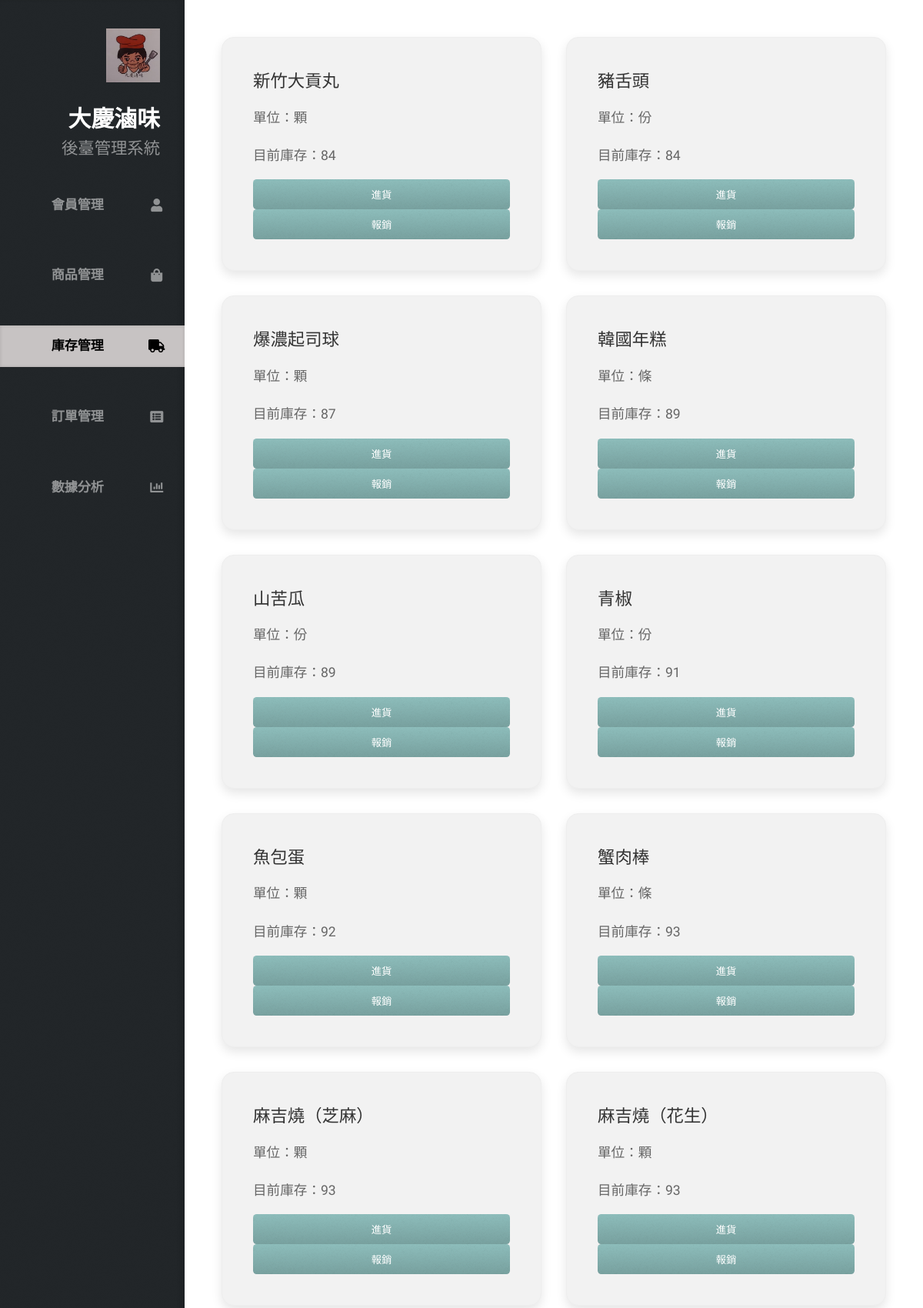
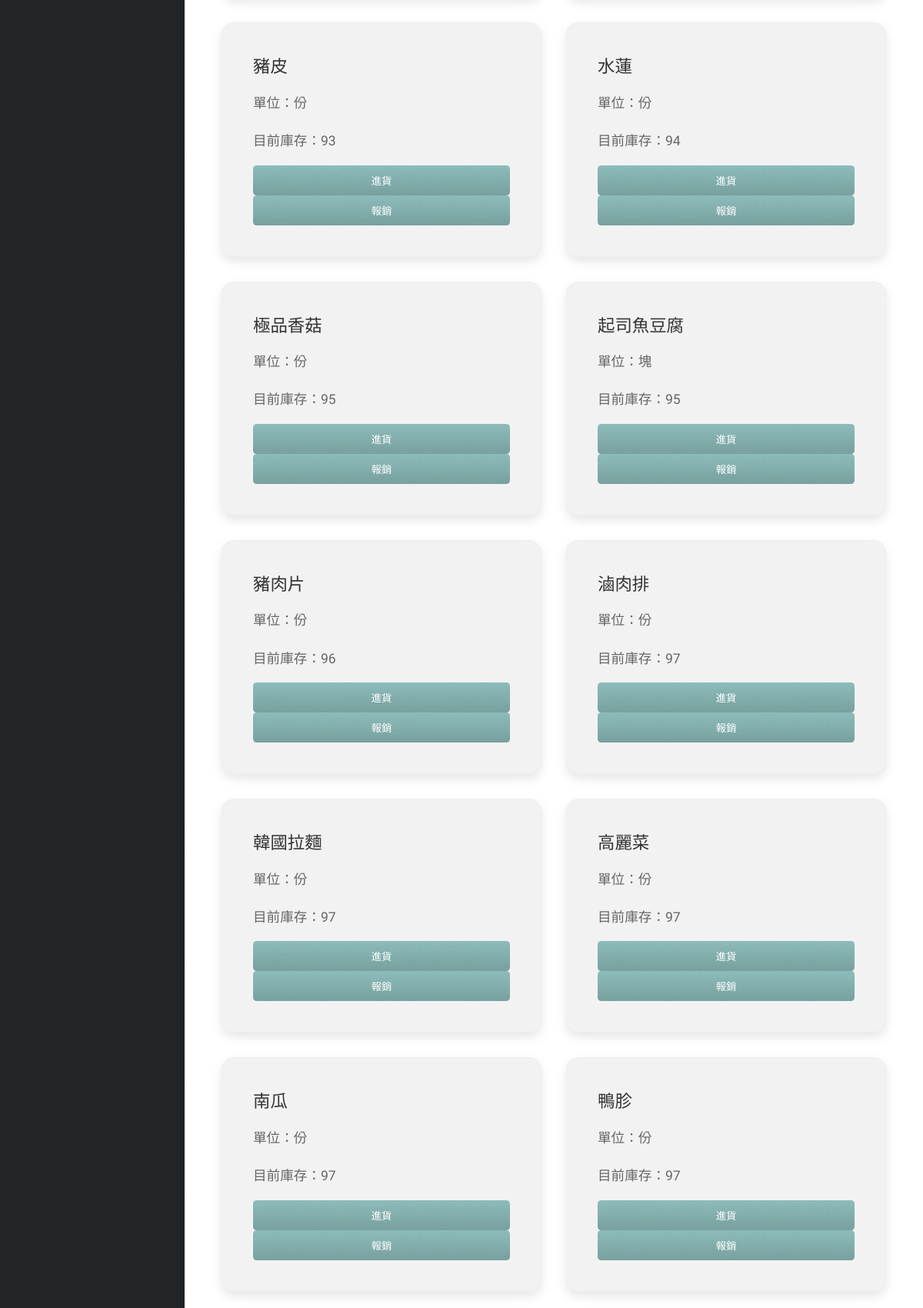
The app's page /Backstage/commrid.php (signed in, upper part) with its own data (2 pictures, top to bottom).
### tables this page shows
CREATE TABLE `ingredient` (
  `Ingredient_ID` int(11) NOT NULL,
  `Ingredient_name` varchar(100) DEFAULT NULL COMMENT '食材名稱',
  `unit` varchar(20) DEFAULT NULL COMMENT '單位（例如：克、份）',
  `current_stock` int(11) DEFAULT NULL COMMENT '目前庫存數量'
);

### Backstage/commrid.php (the view, shortened to what this page needs)
<!DOCTYPE HTML>
<html>
<head>
    <link rel="stylesheet" href="assets/css/main.css" />
    <link rel="stylesheet" href="assets/css/commrid.css" />
    <link rel="stylesheet" href="https://cdn.jsdelivr.net/npm/sweetalert2@11.0.18/dist/sweetalert2.min.css">
</head>
<body class="is-preload">
    <div id="header">
        <div class="top">
            <div id="logo">
                <div class="image">
                    <span class="image avatar48"><img src="images/LOGOS.jpg" alt="" /></span>
                </div>
                <div class="content">
                    <h1 id="title">大慶滷味</h1>
                    <p>後臺管理系統</p>
                </div>
            </div>
            <nav id="nav">
                <ul>
                    <li><a href="index.php" id="top-link" data-username="<?php echo $_SESSION['username']; ?>"><span class="icon solid fa-user">會員管理</span></a></li>
                    <li><a href="commodity.php" id="portfolio-link" data-username="<?php echo $_SESSION['username']; ?>"><span class="icon solid fa-shopping-bag">商品管理</span></a></li>
                    <li><a href="commrid.php" id="porrid-link"><span class="icon solid fa-truck" style="color: #000;">庫存管理</span></a></li>
                    <li><a href="order_history.php" id="about-link" data-username="<?php echo $_SESSION['username']; ?>"><span class="icon solid fa-list-alt">訂單管理</span></a></li>
                    <li><a href="dataanalysis.php" id="contact-link" data-username="<?php echo $_SESSION['username']; ?>"><span class="icon solid fa-chart-bar">數據分析</span></a></li>
                </ul>
            </nav>
        </div>
    </div>
    <div id="main">
        <?php
        include("db_connection.php");
        $sql = "SELECT * FROM ingredient ORDER BY current_stock ASC";
        $result = $conn->query($sql);
        if ($result->num_rows > 0) {
            while ($row = $result->fetch_assoc()) {
                echo '<div class="card">';
                echo '<h3>' . htmlspecialchars($row["Ingredient_name"]) . '</h3>';
                echo '<p>單位：' . htmlspecialchars($row["unit"]) . '</p>';
                echo '<p>目前庫存：' . htmlspecialchars($row["current_stock"]) . '</p>';
                echo '<button class="restock-btn" data-id="' . $row["Ingredient_ID"] . '" data-name="' . htmlspecialchars($row["Ingredient_name"]) . '">進貨</button>';
                echo '<button class="write-off-btn" data-id="' . $row["Ingredient_ID"] . '" data-name="' . htmlspecialchars($row["Ingredient_name"]) . '">報銷</button>';
                echo '</div>';
            }
        } else {
            echo "查無食材資料";
        }
        ?>
    </div>
</body>
</html>

### Backstage/assets/css/commrid.css (style rules this page uses)
#porrid-link { background: rgb(199, 195, 195); box-shadow: inset 0 0 0.25em 0 rgba(0, 0, 0, 0.125); }
#main { display: grid; grid-template-columns: repeat(auto-fit, minmax(280px, 1fr)); gap: 2rem; padding: 3rem; }
.card { background-color: #f2f2f2; border-radius: 16px; box-shadow: 0 6px 14px rgba(0, 0, 0, 0.1); transition: transform 0.2s ease, box-shadow 0.2s ease; padding: 2.5rem; display: flex; flex-direction: column; justify-content: space-between; height: 100%; border: 1px solid #eee; }
.card h3 { font-size: 1.4rem; color: #333; margin-bottom: 0.75rem; }
.card p { font-size: 1.1rem; color: #666; margin-bottom: 0.75rem; }

### records on screen
ingredient: Ingredient_name "新竹大貢丸", unit "顆", current_stock "84"
ingredient: Ingredient_name "豬舌頭", unit "份", current_stock "84"
ingredient: Ingredient_name "爆濃起司球", unit "顆", current_stock "87"
ingredient: Ingredient_name "韓國年糕", unit "條", current_stock "89"
ingredient: Ingredient_name "山苦瓜", unit "份", current_stock "89"
ingredient: Ingredient_name "青椒", unit "份", current_stock "91"
ingredient: Ingredient_name "魚包蛋", unit "顆", current_stock "92"
ingredient: Ingredient_name "蟹肉棒", unit "條", current_stock "93"
ingredient: Ingredient_name "麻吉燒（芝麻）", unit "顆", current_stock "93"
ingredient: Ingredient_name "麻吉燒（花生）", unit "顆", current_stock "93"
ingredient: Ingredient_name "豬皮", unit "份", current_stock "93"
ingredient: Ingredient_name "水蓮", unit "份", current_stock "94"
ingredient: Ingredient_name "極品香菇", unit "份", current_stock "95"
ingredient: Ingredient_name "起司魚豆腐", unit "塊", current_stock "95"
ingredient: Ingredient_name "豬肉片", unit "份", current_stock "96"
ingredient: Ingredient_name "滷肉排", unit "份", current_stock "97"
ingredient: Ingredient_name "韓國拉麵", unit "份", current_stock "97"
ingredient: Ingredient_name "高麗菜", unit "份", current_stock "97"
ingredient: Ingredient_name "南瓜", unit "份", current_stock "97"
ingredient: Ingredient_name "鴨胗", unit "份", current_stock "97"
